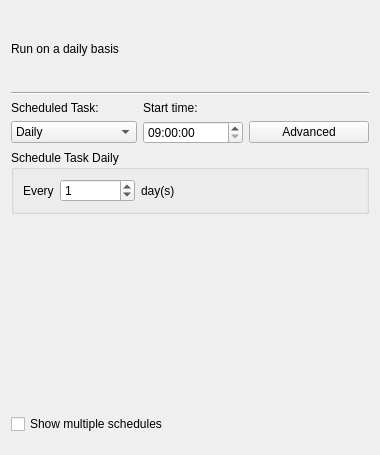
<?xml version="1.0" encoding="UTF-8"?>
<ui version="4.0">
 <class>ScheduleScheduleWidget</class>
 <widget class="QWidget" name="ScheduleScheduleWidget">
  <property name="geometry">
   <rect>
    <x>0</x>
    <y>0</y>
    <width>380</width>
    <height>455</height>
   </rect>
  </property>
  <property name="sizePolicy">
   <sizepolicy hsizetype="Fixed" vsizetype="Fixed">
    <horstretch>0</horstretch>
    <verstretch>0</verstretch>
   </sizepolicy>
  </property>
  <property name="windowTitle">
   <string>Form</string>
  </property>
  <layout class="QGridLayout" name="gridLayout_2">
   <item row="1" column="0" colspan="3">
    <widget class="Line" name="line">
     <property name="orientation">
      <enum>Qt::Horizontal</enum>
     </property>
    </widget>
   </item>
   <item row="2" column="0">
    <widget class="QLabel" name="scheduleLabel">
     <property name="text">
      <string>Scheduled Task:</string>
     </property>
     <property name="buddy">
      <cstring>scheduleComboBox</cstring>
     </property>
    </widget>
   </item>
   <item row="2" column="1">
    <widget class="QLabel" name="startLabel">
     <property name="text">
      <string>Start time:</string>
     </property>
     <property name="buddy">
      <cstring>startTimeEdit</cstring>
     </property>
    </widget>
   </item>
   <item row="3" column="0">
    <widget class="QComboBox" name="scheduleComboBox">
     <item>
      <property name="text">
       <string>Daily</string>
      </property>
     </item>
     <item>
      <property name="text">
       <string>Weekly</string>
      </property>
     </item>
     <item>
      <property name="text">
       <string>Monthly</string>
      </property>
     </item>
     <item>
      <property name="text">
       <string>Once</string>
      </property>
     </item>
     <item>
      <property name="text">
       <string>At System Startup</string>
      </property>
     </item>
     <item>
      <property name="text">
       <string>At Logon</string>
      </property>
     </item>
     <item>
      <property name="text">
       <string>When Idle</string>
      </property>
     </item>
    </widget>
   </item>
   <item row="3" column="1">
    <widget class="QTimeEdit" name="startTimeEdit">
     <property name="sizePolicy">
      <sizepolicy hsizetype="Maximum" vsizetype="Fixed">
       <horstretch>100</horstretch>
       <verstretch>0</verstretch>
      </sizepolicy>
     </property>
     <property name="minimumSize">
      <size>
       <width>100</width>
       <height>0</height>
      </size>
     </property>
     <property name="maximumSize">
      <size>
       <width>100</width>
       <height>16777215</height>
      </size>
     </property>
     <property name="wrapping">
      <bool>false</bool>
     </property>
     <property name="specialValueText">
      <string/>
     </property>
     <property name="dateTime">
      <datetime>
       <hour>9</hour>
       <minute>0</minute>
       <second>0</second>
       <year>2000</year>
       <month>1</month>
       <day>1</day>
      </datetime>
     </property>
     <property name="currentSection">
      <enum>QDateTimeEdit::SecondSection</enum>
     </property>
     <property name="displayFormat">
      <string>HH:mm:ss</string>
     </property>
     <property name="currentSectionIndex">
      <number>2</number>
     </property>
     <property name="timeSpec">
      <enum>Qt::LocalTime</enum>
     </property>
    </widget>
   </item>
   <item row="3" column="2">
    <widget class="QPushButton" name="advancedPushButton">
     <property name="text">
      <string>Advanced</string>
     </property>
    </widget>
   </item>
   <item row="5" column="0" colspan="3">
    <spacer name="verticalSpacer_2">
     <property name="orientation">
      <enum>Qt::Vertical</enum>
     </property>
     <property name="sizeHint" stdset="0">
      <size>
       <width>358</width>
       <height>168</height>
      </size>
     </property>
    </spacer>
   </item>
   <item row="6" column="0" colspan="2">
    <widget class="QCheckBox" name="showCheckBox">
     <property name="text">
      <string>Show multiple schedules</string>
     </property>
    </widget>
   </item>
   <item row="7" column="0" colspan="3">
    <spacer name="verticalSpacer">
     <property name="orientation">
      <enum>Qt::Vertical</enum>
     </property>
     <property name="sizeType">
      <enum>QSizePolicy::Fixed</enum>
     </property>
     <property name="sizeHint" stdset="0">
      <size>
       <width>358</width>
       <height>10</height>
      </size>
     </property>
    </spacer>
   </item>
   <item row="4" column="0" colspan="3">
    <widget class="QGroupBox" name="scheduleGroupBox">
     <property name="title">
      <string>Schedule Task Daily</string>
     </property>
     <layout class="QGridLayout" name="gridLayout">
      <item row="0" column="0">
       <widget class="QLabel" name="everyLabel">
        <property name="sizePolicy">
         <sizepolicy hsizetype="Maximum" vsizetype="Preferred">
          <horstretch>0</horstretch>
          <verstretch>0</verstretch>
         </sizepolicy>
        </property>
        <property name="text">
         <string>Every</string>
        </property>
        <property name="buddy">
         <cstring>everySpinBox</cstring>
        </property>
       </widget>
      </item>
      <item row="0" column="1">
       <widget class="QSpinBox" name="everySpinBox">
        <property name="sizePolicy">
         <sizepolicy hsizetype="Fixed" vsizetype="Fixed">
          <horstretch>50</horstretch>
          <verstretch>0</verstretch>
         </sizepolicy>
        </property>
        <property name="minimumSize">
         <size>
          <width>50</width>
          <height>0</height>
         </size>
        </property>
        <property name="maximumSize">
         <size>
          <width>75</width>
          <height>16777215</height>
         </size>
        </property>
        <property name="value">
         <number>1</number>
        </property>
       </widget>
      </item>
      <item row="0" column="2">
       <widget class="QLabel" name="daysLabel">
        <property name="text">
         <string>day(s)</string>
        </property>
       </widget>
      </item>
     </layout>
    </widget>
   </item>
   <item row="0" column="0" colspan="3">
    <widget class="QLabel" name="runLabel">
     <property name="sizePolicy">
      <sizepolicy hsizetype="Preferred" vsizetype="Fixed">
       <horstretch>0</horstretch>
       <verstretch>0</verstretch>
      </sizepolicy>
     </property>
     <property name="minimumSize">
      <size>
       <width>0</width>
       <height>75</height>
      </size>
     </property>
     <property name="text">
      <string>Run on a daily basis</string>
     </property>
    </widget>
   </item>
  </layout>
 </widget>
 <tabstops>
  <tabstop>scheduleComboBox</tabstop>
  <tabstop>startTimeEdit</tabstop>
  <tabstop>advancedPushButton</tabstop>
  <tabstop>everySpinBox</tabstop>
  <tabstop>showCheckBox</tabstop>
 </tabstops>
 <resources/>
 <connections/>
</ui>
